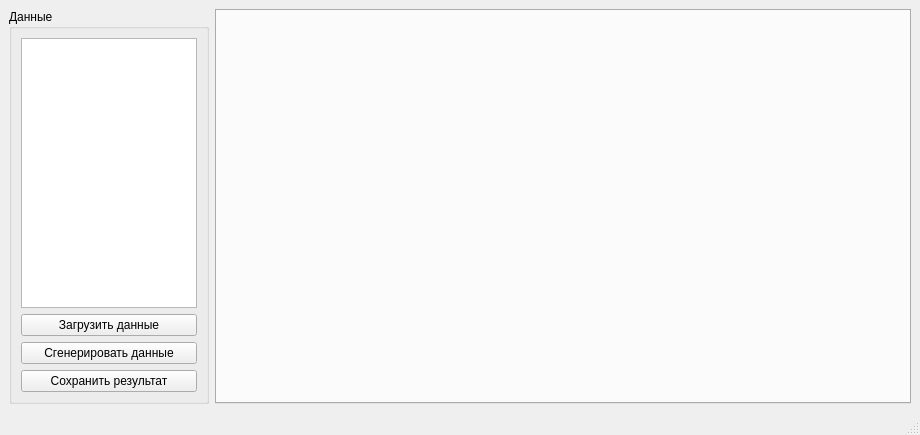
<?xml version="1.0" encoding="UTF-8"?>
<ui version="4.0">
 <class>MainWindow</class>
 <widget class="QMainWindow" name="MainWindow">
  <property name="geometry">
   <rect>
    <x>0</x>
    <y>0</y>
    <width>920</width>
    <height>435</height>
   </rect>
  </property>
  <property name="windowTitle">
   <string>MainWindow</string>
  </property>
  <widget class="QWidget" name="centralwidget">
   <layout class="QGridLayout" name="gridLayout">
    <item row="0" column="0">
     <widget class="QGroupBox" name="groupBox">
      <property name="maximumSize">
       <size>
        <width>200</width>
        <height>16777215</height>
       </size>
      </property>
      <property name="title">
       <string>Данные</string>
      </property>
      <layout class="QGridLayout" name="gridLayout_2">
       <item row="1" column="0">
        <widget class="QPushButton" name="btn_load_new">
         <property name="text">
          <string>Загрузить данные</string>
         </property>
        </widget>
       </item>
       <item row="0" column="0">
        <widget class="QListView" name="list_data"/>
       </item>
       <item row="2" column="0">
        <widget class="QPushButton" name="btn_generate">
         <property name="text">
          <string>Сгенерировать данные</string>
         </property>
        </widget>
       </item>
       <item row="3" column="0">
        <widget class="QPushButton" name="btn_save">
         <property name="text">
          <string>Сохранить результат</string>
         </property>
        </widget>
       </item>
      </layout>
     </widget>
    </item>
    <item row="0" column="1">
     <widget class="QTabWidget" name="tab_main">
      <property name="currentIndex">
       <number>-1</number>
      </property>
     </widget>
    </item>
   </layout>
  </widget>
  <widget class="QMenuBar" name="menubar">
   <property name="geometry">
    <rect>
     <x>0</x>
     <y>0</y>
     <width>920</width>
     <height>25</height>
    </rect>
   </property>
  </widget>
  <widget class="QStatusBar" name="statusbar"/>
 </widget>
 <resources/>
 <connections/>
</ui>
